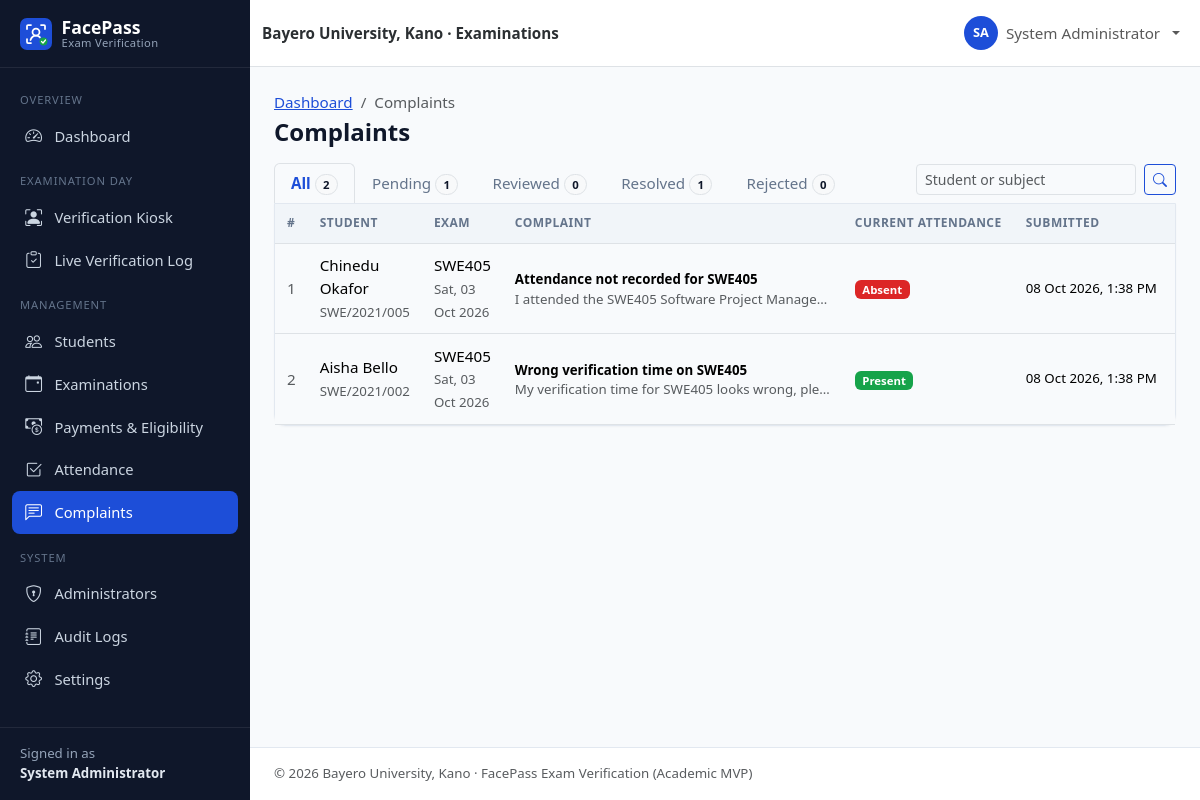
The page /admin/complaints.php (signed in) on the database as committed earlier.
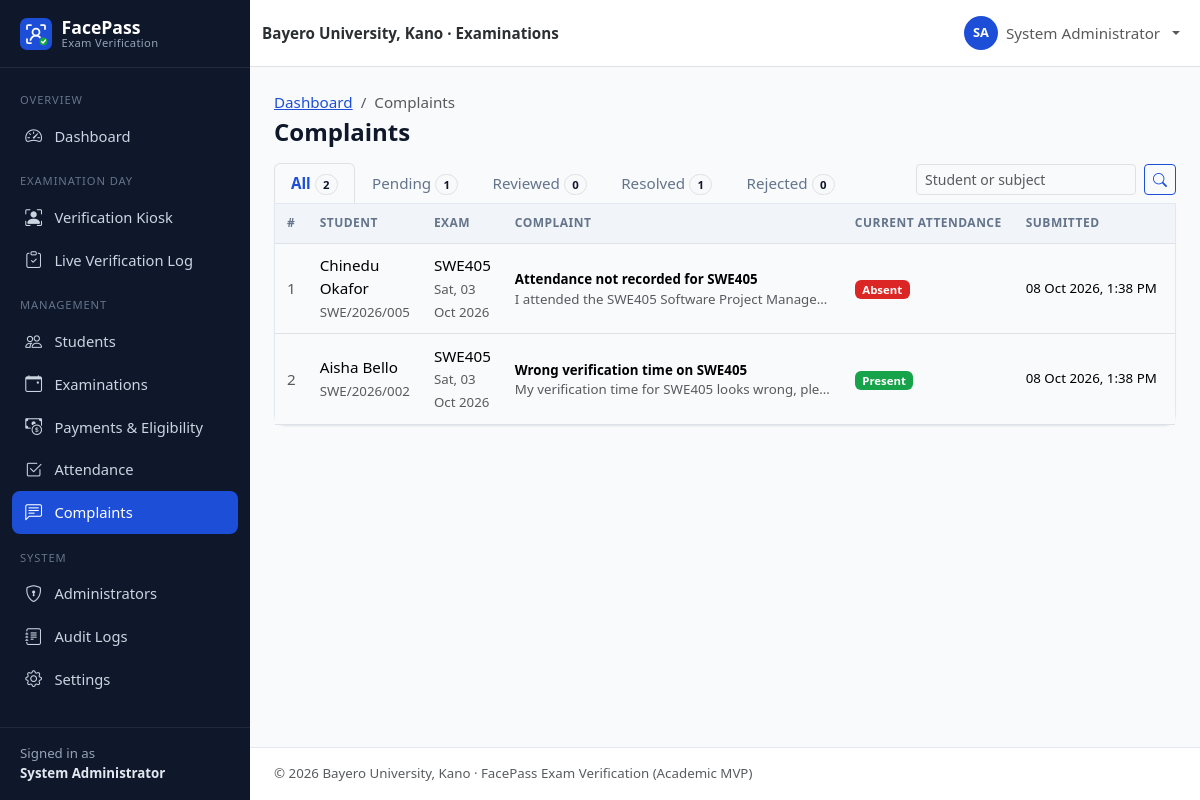
The same page on the database as committed later.
### tables this page shows
CREATE TABLE complaints (
    id              INT UNSIGNED NOT NULL AUTO_INCREMENT,
    student_id      INT UNSIGNED NOT NULL,              
    exam_id         INT UNSIGNED NULL,                  
    subject         VARCHAR(150) NOT NULL,
    description     TEXT         NOT NULL,
    status          ENUM('pending','reviewed','resolved','rejected') NOT NULL DEFAULT 'pending',
    admin_response  TEXT         NULL,
    created_at      TIMESTAMP    NOT NULL DEFAULT CURRENT_TIMESTAMP,
    updated_at      TIMESTAMP    NOT NULL DEFAULT CURRENT_TIMESTAMP ON UPDATE CURRENT_TIMESTAMP,
    PRIMARY KEY (id),
    KEY idx_complaints_student (student_id),
    KEY idx_complaints_status (status),
    CONSTRAINT fk_complaints_student FOREIGN KEY (student_id)
        REFERENCES users (id) ON DELETE CASCADE ON UPDATE CASCADE,
    CONSTRAINT fk_complaints_exam FOREIGN KEY (exam_id)
        REFERENCES examinations (id) ON DELETE SET NULL ON UPDATE CASCADE
);

CREATE TABLE users (
    id               INT UNSIGNED NOT NULL AUTO_INCREMENT,
    student_id       VARCHAR(30)  NULL,                 
    first_name       VARCHAR(60)  NOT NULL,
    last_name        VARCHAR(60)  NOT NULL,
    email            VARCHAR(120) NOT NULL,
    phone            VARCHAR(20)  NULL,
    password         VARCHAR(255) NOT NULL,             
    role             ENUM('admin','student') NOT NULL DEFAULT 'student',
    department       VARCHAR(100) NULL,
    level            VARCHAR(10)  NULL,                 
    faculty          VARCHAR(100) NULL,
    face_registered  TINYINT(1)   NOT NULL DEFAULT 0,
    account_status   ENUM('active','inactive','suspended') NOT NULL DEFAULT 'active',
    created_at       TIMESTAMP    NOT NULL DEFAULT CURRENT_TIMESTAMP,
    updated_at       TIMESTAMP    NOT NULL DEFAULT CURRENT_TIMESTAMP ON UPDATE CURRENT_TIMESTAMP,
    PRIMARY KEY (id),
    UNIQUE KEY uq_users_student_id (student_id),
    UNIQUE KEY uq_users_email (email),
    KEY idx_users_role (role),
    KEY idx_users_dept_level (department, level),
    KEY idx_users_status (account_status)
);

CREATE TABLE examinations (
    id            INT UNSIGNED NOT NULL AUTO_INCREMENT,
    course_code   VARCHAR(20)  NOT NULL,
    course_title  VARCHAR(150) NOT NULL,
    department    VARCHAR(100) NOT NULL,
    level         VARCHAR(10)  NOT NULL,
    exam_date     DATE         NOT NULL,
    start_time    TIME         NOT NULL,
    end_time      TIME         NOT NULL,
    venue         VARCHAR(120) NOT NULL,
    status        ENUM('scheduled','ongoing','completed','cancelled') NOT NULL DEFAULT 'scheduled',
    created_at    TIMESTAMP    NOT NULL DEFAULT CURRENT_TIMESTAMP,
    updated_at    TIMESTAMP    NOT NULL DEFAULT CURRENT_TIMESTAMP ON UPDATE CURRENT_TIMESTAMP,
    PRIMARY KEY (id),
    KEY idx_exams_date (exam_date),
    KEY idx_exams_status (status),
    KEY idx_exams_dept_level (department, level)
);

### admin/complaints.php (the view, shortened to what the changed rows need)
<?php
require_once __DIR__ . '/../includes/bootstrap.php';
$pdo = db();
$where = ['1=1'];
$params = [];
$whereSql = implode(' AND ', $where);
$from = 'FROM complaints c JOIN users u ON u.id = c.student_id LEFT JOIN examinations e ON e.id = c.exam_id';
$stmt = $pdo->prepare("SELECT COUNT(*) $from WHERE $whereSql");
$stmt->execute($params);
[$page, $perPage, $offset, $pages] = paginate((int) $stmt->fetchColumn(), 15);
$stmt = $pdo->prepare(
    "SELECT c.*, u.student_id AS matric, u.first_name, u.last_name, e.course_code, e.exam_date,
            (SELECT a.status FROM attendance a WHERE a.student_id = c.student_id AND a.exam_id = c.exam_id) AS att_status
     $from WHERE $whereSql
     ORDER BY FIELD(c.status, 'pending', 'reviewed', 'resolved', 'rejected'), c.created_at DESC
     LIMIT $perPage OFFSET $offset"
);
$stmt->execute($params);
$complaints = $stmt->fetchAll();
require __DIR__ . '/../includes/header.php';
?>
<div class="card rounded-top-0">
    <div class="table-responsive">
        <table class="table table-hover align-middle table-card">
            <thead><tr><th>#</th><th>Student</th><th>Exam</th><th>Complaint</th><th>Current attendance</th><th>Submitted</th><th>Status</th><th class="text-end">Action</th></tr></thead>
            <tbody>
            <?php foreach ($complaints as $c): ?>
                <tr>
                    <td class="text-muted"><?= (int) $c['id'] ?></td>
                    <td><?= e(full_name($c)) ?><br><span class="small text-muted"><?= e($c['matric']) ?></span></td>
                    <td><?= $c['course_code'] ? e($c['course_code']) . '<br><span class="small text-muted">' . e(fmt_date($c['exam_date'])) . '</span>' : '<span class="text-muted">General</span>' ?></td>
                    <td style="max-width:340px"><strong class="small"><?= e($c['subject']) ?></strong>
                        <div class="small text-muted text-truncate"><?= e($c['description']) ?></div></td>
                    <td><?= $c['course_code'] ? ($c['att_status'] ? status_badge($c['att_status']) : '<span class="badge bg-light text-dark">No record</span>') : '—' ?></td>
                    <td class="small text-nowrap"><?= e(fmt_datetime($c['created_at'])) ?></td>
                    <td><?= status_badge($c['status']) ?></td>
                </tr>
            <?php endforeach; ?>
            </tbody>
        </table>
    </div>
</div>
<?php require __DIR__ . '/../includes/footer.php'; ?>

### includes/functions.php (shortened to what the changed rows need)
<?php
function e($value): string
{
    return htmlspecialchars((string) ($value ?? ''), ENT_QUOTES | ENT_SUBSTITUTE, 'UTF-8');
}
function get_int(string $key, int $default = 0): int
{
    $value = filter_var($_GET[$key] ?? null, FILTER_VALIDATE_INT);
    return $value === false || $value === null ? $default : $value;
}
function full_name(array $row): string
{
    return trim(($row['first_name'] ?? '') . ' ' . ($row['last_name'] ?? ''));
}
function fmt_date(?string $date): string
{
    return $date ? date('D, d M Y', strtotime($date)) : '—';
}
function fmt_datetime(?string $dt): string
{
    return $dt ? date('d M Y, g:i A', strtotime($dt)) : '—';
}
function status_badge(?string $status): string
{
    $map = [
        'scheduled' => 'primary', 'ongoing' => 'warning text-dark', 'completed' => 'success',
        'cancelled' => 'secondary', 'present' => 'success', 'absent' => 'danger',
        'rejected' => 'danger', 'pending' => 'warning text-dark', 'reviewed' => 'info text-dark',
        'resolved' => 'success', 'active' => 'success', 'inactive' => 'secondary',
        'suspended' => 'danger', 'facial_recognition' => 'primary', 'manual' => 'dark',
    ];
    $status = (string) $status;
    $class = $map[$status] ?? 'secondary';
    $label = ucwords(str_replace('_', ' ', $status));
    return '<span class="badge bg-' . $class . '">' . e($label) . '</span>';
}
function paginate(int $total, int $perPage = 15): array
{
    $pages = max(1, (int) ceil($total / $perPage));
    $page = min(max(1, get_int('page', 1)), $pages);
    return [$page, $perPage, ($page - 1) * $perPage, $pages];
}

Rows that differ between the two databases and show on the page:
changed through a linked row, complaints "Attendance not recorded for SWE405": student.student_id "SWE/2021/005" → "SWE/2026/005"
changed through a linked row, complaints "Wrong verification time on SWE405": student.student_id "SWE/2021/002" → "SWE/2026/002"
